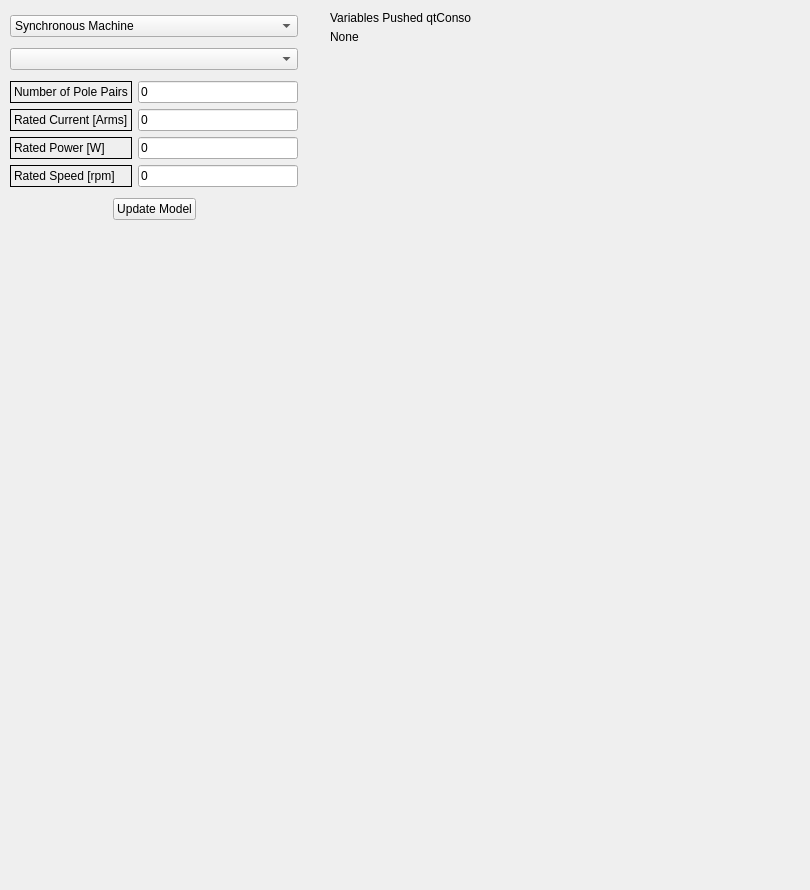
          <widget class="QWidget" name="tab">
           <attribute name="title">
            <string>Name Plate Data</string>
           </attribute>
           <widget class="QWidget" name="verticalLayoutWidget">
            <property name="geometry">
             <rect>
              <x>10</x>
              <y>10</y>
              <width>288</width>
              <height>218</height>
             </rect>
            </property>
            <layout class="QVBoxLayout" name="verticalLayout">
             <item>
              <widget class="QComboBox" name="comboBox_MachineType">
               <item>
                <property name="text">
                 <string>Synchronous Machine</string>
                </property>
               </item>
               <item>
                <property name="text">
                 <string>Induction Machine</string>
                </property>
               </item>
              </widget>
             </item>
             <item>
              <widget class="QComboBox" name="comboBox_MachineName"/>
             </item>
             <item>
              <layout class="QHBoxLayout" name="horizontalLayout">
               <item>
                <layout class="QVBoxLayout" name="verticalLayout_2">
                 <item>
                  <widget class="QLabel" name="label_npd">
                   <property name="frameShape">
                    <enum>QFrame::Panel</enum>
                   </property>
                   <property name="frameShadow">
                    <enum>QFrame::Plain</enum>
                   </property>
                   <property name="text">
                    <string>Number of Pole Pairs</string>
                   </property>
                  </widget>
                 </item>
                 <item>
                  <widget class="QLabel" name="label_npd_2">
                   <property name="frameShape">
                    <enum>QFrame::Panel</enum>
                   </property>
                   <property name="text">
                    <string>Rated Current [Arms]</string>
                   </property>
                  </widget>
                 </item>
                 <item>
                  <widget class="QLabel" name="label_npd_3">
                   <property name="frameShape">
                    <enum>QFrame::Panel</enum>
                   </property>
                   <property name="text">
                    <string>Rated Power [W]</string>
                   </property>
                  </widget>
                 </item>
                 <item>
                  <widget class="QLabel" name="label_npd_4">
                   <property name="frameShape">
                    <enum>QFrame::Panel</enum>
                   </property>
                   <property name="text">
                    <string>Rated Speed [rpm]</string>
                   </property>
                  </widget>
                 </item>
                </layout>
               </item>
               <item>
                <layout class="QVBoxLayout" name="verticalLayout_3">
                 <item>
                  <widget class="QLineEdit" name="lineEdit_npp">
                   <property name="text">
                    <string>0</string>
                   </property>
                  </widget>
                 </item>
                 <item>
                  <widget class="QLineEdit" name="lineEdit_RatedCurrent">
                   <property name="text">
                    <string>0</string>
                   </property>
                  </widget>
                 </item>
                 <item>
                  <widget class="QLineEdit" name="lineEdit_RatedPower">
                   <property name="text">
                    <string>0</string>
                   </property>
                  </widget>
                 </item>
                 <item>
                  <widget class="QLineEdit" name="lineEdit_RatedSpeed">
                   <property name="text">
                    <string>0</string>
                   </property>
                  </widget>
                 </item>
                </layout>
               </item>
              </layout>
             </item>
             <item>
              <layout class="QHBoxLayout" name="horizontalLayout_4">
               <item>
                <spacer name="horizontalSpacer_3">
                 <property name="orientation">
                  <enum>Qt::Horizontal</enum>
                 </property>
                 <property name="sizeHint" stdset="0">
                  <size>
                   <width>40</width>
                   <height>20</height>
                  </size>
                 </property>
                </spacer>
               </item>
               <item>
                <widget class="QPushButton" name="pushButton_updateModel">
                 <property name="text">
                  <string>Update Model</string>
                 </property>
                </widget>
               </item>
               <item>
                <spacer name="horizontalSpacer_4">
                 <property name="orientation">
                  <enum>Qt::Horizontal</enum>
                 </property>
                 <property name="sizeHint" stdset="0">
                  <size>
                   <width>40</width>
                   <height>20</height>
                  </size>
                 </property>
                </spacer>
               </item>
              </layout>
             </item>
            </layout>
           </widget>
           <widget class="ConsoleWidget" name="ConsoleWidget" native="true">
            <property name="enabled">
             <bool>true</bool>
            </property>
            <property name="geometry">
             <rect>
              <x>10</x>
              <y>220</y>
              <width>781</width>
              <height>661</height>
             </rect>
            </property>
           </widget>
           <widget class="QLabel" name="label_pushedVariables">
            <property name="geometry">
             <rect>
              <x>330</x>
              <y>30</y>
              <width>471</width>
              <height>61</height>
             </rect>
            </property>
            <property name="text">
             <string>None</string>
            </property>
            <property name="alignment">
             <set>Qt::AlignLeading|Qt::AlignLeft|Qt::AlignTop</set>
            </property>
            <property name="wordWrap">
             <bool>true</bool>
            </property>
           </widget>
           <widget class="QLabel" name="label_pushedVariables0">
            <property name="geometry">
             <rect>
              <x>330</x>
              <y>10</y>
              <width>141</width>
              <height>16</height>
             </rect>
            </property>
            <property name="text">
             <string>Variables Pushed qtConsole: </string>
            </property>
           </widget>
          </widget>
